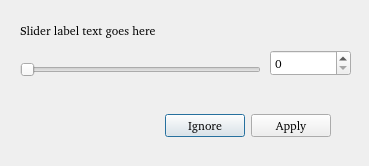
<?xml version="1.0" encoding="UTF-8"?>
<ui version="4.0">
 <class>SliderDialog</class>
 <widget class="QDialog" name="SliderDialog">
  <property name="geometry">
   <rect>
    <x>0</x>
    <y>0</y>
    <width>369</width>
    <height>166</height>
   </rect>
  </property>
  <property name="font">
   <font>
    <family>FROMVS [MAXR]</family>
   </font>
  </property>
  <property name="windowTitle">
   <string>Dialog</string>
  </property>
  <widget class="QDialogButtonBox" name="SliderbuttonBox">
   <property name="geometry">
    <rect>
     <x>70</x>
     <y>110</y>
     <width>261</width>
     <height>32</height>
    </rect>
   </property>
   <property name="orientation">
    <enum>Qt::Horizontal</enum>
   </property>
   <property name="standardButtons">
    <set>QDialogButtonBox::Apply|QDialogButtonBox::Ignore</set>
   </property>
  </widget>
  <widget class="QSlider" name="Sliderhorizontal">
   <property name="geometry">
    <rect>
     <x>20</x>
     <y>60</y>
     <width>241</width>
     <height>20</height>
    </rect>
   </property>
   <property name="orientation">
    <enum>Qt::Horizontal</enum>
   </property>
  </widget>
  <widget class="QSpinBox" name="SliderspinBox">
   <property name="geometry">
    <rect>
     <x>270</x>
     <y>50</y>
     <width>81</width>
     <height>26</height>
    </rect>
   </property>
  </widget>
  <widget class="QLabel" name="Sliderlabel">
   <property name="enabled">
    <bool>true</bool>
   </property>
   <property name="geometry">
    <rect>
     <x>20</x>
     <y>20</y>
     <width>271</width>
     <height>20</height>
    </rect>
   </property>
   <property name="font">
    <font>
     <family>FROMVS</family>
    </font>
   </property>
   <property name="text">
    <string>Slider label text goes here</string>
   </property>
  </widget>
 </widget>
 <resources/>
 <connections>
  <connection>
   <sender>SliderbuttonBox</sender>
   <signal>accepted()</signal>
   <receiver>SliderDialog</receiver>
   <slot>accept()</slot>
   <hints>
    <hint type="sourcelabel">
     <x>248</x>
     <y>254</y>
    </hint>
    <hint type="destinationlabel">
     <x>157</x>
     <y>274</y>
    </hint>
   </hints>
  </connection>
  <connection>
   <sender>SliderbuttonBox</sender>
   <signal>rejected()</signal>
   <receiver>SliderDialog</receiver>
   <slot>reject()</slot>
   <hints>
    <hint type="sourcelabel">
     <x>316</x>
     <y>260</y>
    </hint>
    <hint type="destinationlabel">
     <x>286</x>
     <y>274</y>
    </hint>
   </hints>
  </connection>
 </connections>
</ui>
